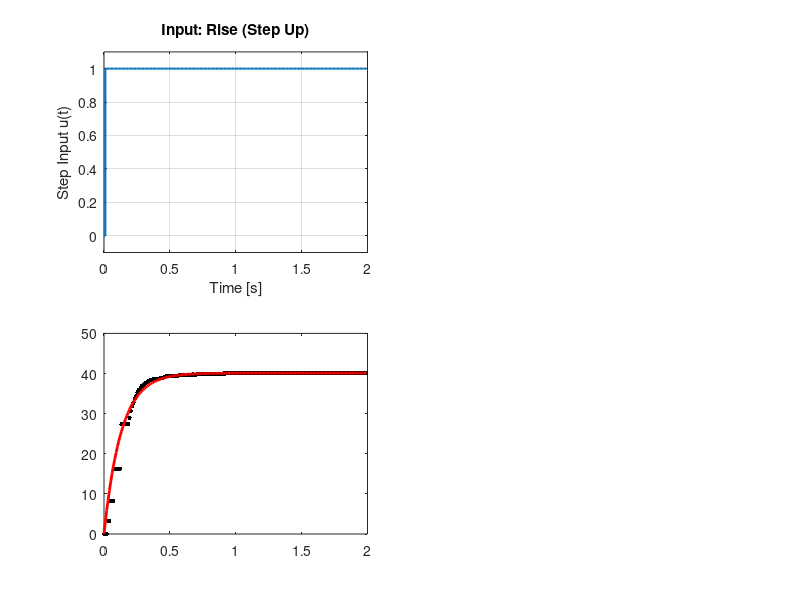

Write the MATLAB code that produced this figure. (Note: this script raises an error after producing the figure.)
% Clear workspace and close all figures
clear; clc; close all;

% SYSTEM PARAMETERS
K_gain = 40.11;     % Experimental gain computed in previous steps
T = 0.01;           % Sampling period (10ms)

% Typical Datasheet values for reference (from class slides)
tau_rise_ds = 0.020; 
tau_decay_ds = 0.030;

% LOAD EXPERIMENTAL DATA
% Loading the .mat file containing 'data_up' and 'data_down'
load("time_constants.mat")

datasets = {data_up, data_down};
labels = {'Rise (Step Up)', 'Decay (Step Down)'};
taus = zeros(1,2);

% Figure setup for the report
figure('Name', 'System Identification: LDR Dynamics', 'Units', 'normalized', 'Position', [0.1 0.1 0.8 0.7], 'Color', 'w');

% PROCESSING AND SIMULATION LOOP
for k = 1:2
    t_exp = datasets{k}(:,1);
    lux_exp = datasets{k}(:,2);
    
    % Analytical Calculation of Tau (63.2%, 5*tau)
    y_init = mean(lux_exp(1:3));                % Initial steady state
    y_final = mean(lux_exp(end-2:end));         % Final steady state
    delta_y = y_final - y_init;
    target_63 = y_init + (0.632 * delta_y);      % 63.2% threshold
    
    if delta_y > 0 % Rise case
        idx_tau = find(lux_exp >= target_63, 1, 'first');
        u_step = [zeros(1,1); ones(length(t_exp)-1, 1)]; % Input transition 0 to 1
    else % Decay case
        idx_tau = find(lux_exp <= target_63, 1, 'first');
        u_step = [ones(1,1); zeros(length(t_exp)-1, 1)]; % Input transition 1 to 0
    end
    
    % Extract experimental tau
    tau_calc = t_exp(idx_tau) - t_exp(1);
    taus(k) = tau_calc;
    
    % Theoretical Simulation (Euler Method)
    lux_sim = zeros(size(t_exp));
    lux_sim(1) = y_init;
    for i = 2:length(t_exp)
        % First-order model: dy/dt = (y_steady_state - y) / tau
        y_ss = y_init + (y_final - y_init) * u_step(i);
        if delta_y < 0
            y_ss = y_init + (y_final - y_init) * (1 - u_step(i));
        end
        
        % Numerical integration using Euler
        lux_sim(i) = lux_sim(i-1) + T * ((y_ss - lux_sim(i-1)) / tau_calc);
    end

    % PLOT

    % Top Row: Input Signal (Step)
    subplot(2, 2, k);
    stairs(t_exp, u_step, 'Color', [0 0.447 0.741], 'LineWidth', 1.5);
    title(['Input: ' labels{k}]);
    ylabel('Step Input u(t)');
    xlabel('Time [s]')
    grid on; ylim([-0.1 1.1]);
    
    % Bottom Row: Output Comparison (Experimental vs. Theoretical)
    subplot(2, 2, k + 2);

    plot(t_exp, lux_exp, 'k.', 'MarkerSize', 10, 'DisplayName', 'Experimental Data');
    hold on
    
    plot(t_exp, lux_sim, 'r-', 'LineWidth', 2, 'DisplayName', 'Theoretical Model');
    
    xline(t_exp(idx_tau), '--b', ...
        'DisplayName', ['\tau = ' num2str(tau_calc*1000,'%.1f') ' ms'], ...
        'LineWidth', 1.2);
    
    yline(target_63, ':m', ...
        'DisplayName', '63.2% level', ...
        'Alpha', 0.5);
    
    title(['Output: ' labels{k}]);
    xlabel('Time [s]');
    ylabel('Illuminance [LUX]');
    legend('Location','southeast');
    grid on
end

% 5. CONSOLE OUTPUT
fprintf('\n========================================\n');
fprintf('         IDENTIFICATION SUMMARY            ');
fprintf('\n========================================\n');
fprintf('Rise Tau  | Exp: %.1f ms | Datasheet Ref: %.1f ms\n', taus(1)*1000, tau_rise_ds*1000);
fprintf('Decay Tau | Exp: %.1f ms | Datasheet Ref: %.1f ms\n', taus(2)*1000, tau_decay_ds*1000);

% 6. EMPIRICAL MODEL IDENTIFICATION (Corrected)
% Formula: tau(x) = tau_max * exp(-k*x)

% 1. Identify coordinates for the two points
% Point 1 (Rise): tau1 at x_high
% Point 2 (Decay): tau2 at x_low
x1 = mean(datasets{1}(end-2:end, 2)); % Approx. 40 LUX
tau1 = taus(1); 
x2 = mean(datasets{2}(end-2:end, 2)); % Approx. 0 LUX
tau2 = taus(2);

% 2. Calculate k using linearization
% k = ln(tau1 / tau2) / (x2 - x1)
k_exp = log(tau1 / tau2) / (x2 - x1);

% 3. Calculate tau_max (The intercept at x = 0)
% From the formula: tau_max = tau / exp(-k * x)
tau_max_exp = tau1 / exp(-k_exp * x1);

% --- Final Results Output ---
fprintf('\n========================================\n');
fprintf('      NON-LINEAR MODEL PARAMETERS\n');
fprintf('========================================\n');
fprintf('Point 1 (Rise):  %.1f ms at %.2f LUX\n', tau1*1000, x1);
fprintf('Point 2 (Decay): %.1f ms at %.2f LUX\n', tau2*1000, x2);
fprintf('----------------------------------------\n');
fprintf('Identified k:       %.6f\n', k_exp);
fprintf('Identified tau_max: %.1f ms\n', tau_max_exp*1000); % At x = 0 (0 lux)
% This value is bigger that the theoretical, since the RC filter dominates
% the delay
fprintf('Empirical Formula:  tau(x) = %.3f * exp(-%.4f * x)\n', tau_max_exp, k_exp);
fprintf('========================================\n');
